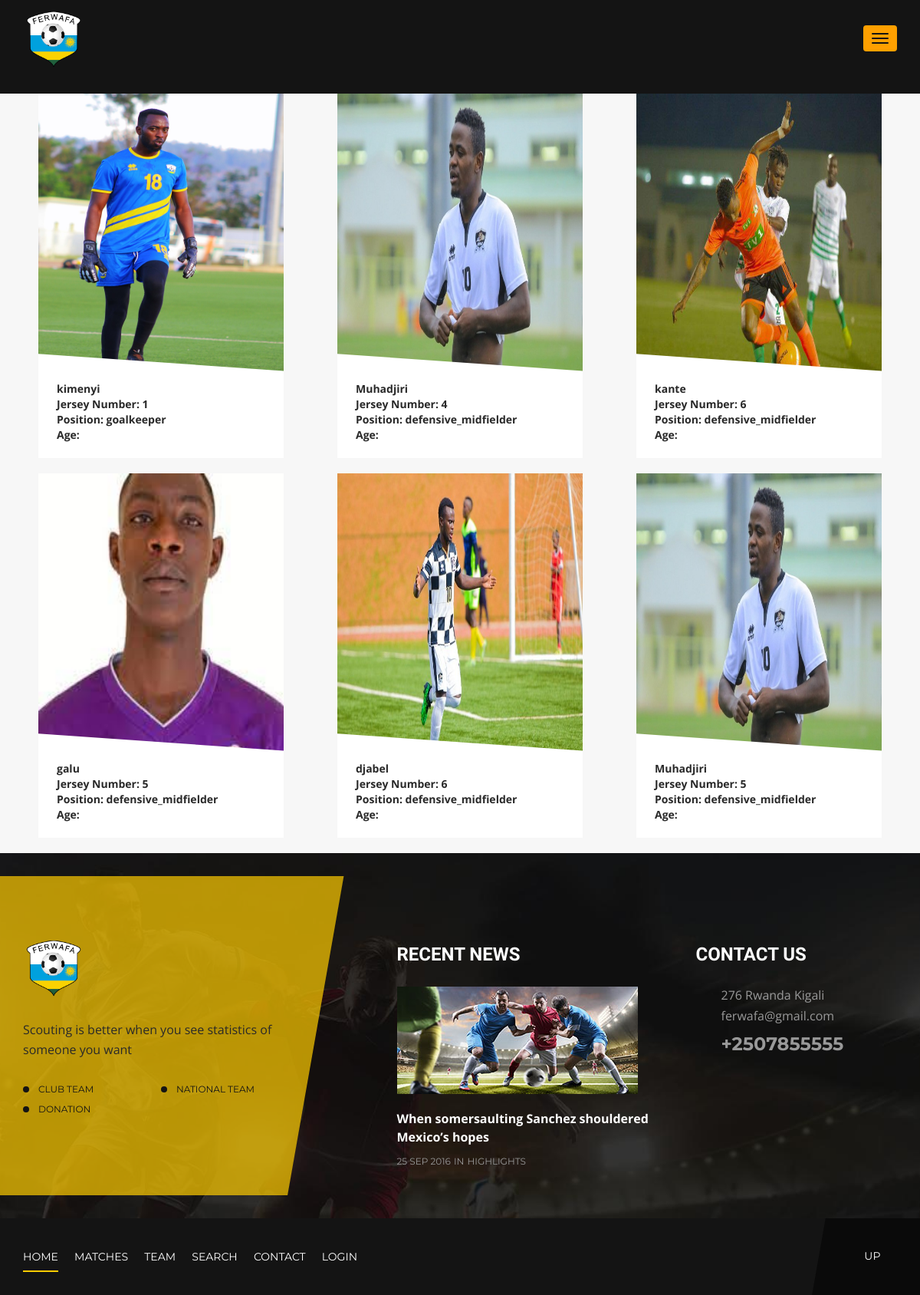
The app's page /club_team/2/home_team_player/ with its own data.
### team/models.py (models this page shows, shortened)
class Player(models.Model):
    position = [
        ('striker', 'striker'),
        ('goalkeeper', 'goalkeeper'),
        ('left_winger', 'left_winger'),
        ('right_winger', 'right_winger'),
        ('fullback', 'fullback'),
        ('left-fullback', 'left-fullback'),
        ('right-fullback', 'right-fullback'),
        ('wingback', 'wingback'),
        ('left-wingback', 'left-wingback'),
        ('right-wingback', 'right-wingback'),
        ('centre_back', 'centre_back'),
        ('attacking_midfielder', 'attacking_midfielder'),
        ('defensive_midfielder', 'defensive_midfielder'),
        ('centre_midfielder', 'centre_midfielder'),
    ]
    player_name = models.CharField(max_length=100)
    player_number = models.PositiveIntegerField()
    player_position = models.CharField(max_length=200, choices=position)
    player_image = models.ImageField(upload_to='images/')
    class Meta:
        verbose_name_plural = "Player"
        ordering = ['-id']

### home_view/views.py (the view)
# urls.py: path('club_team/<int:id>/home_team_player/', home_team_player, name='home_team_player'),
def home_team_player(request, id):
    team_detail = get_object_or_404(Team, id=id)
    player_team = team_detail.player.all()
    context = {
        'player': player_team,
        'team': team_detail
    }
    return render(request, 'home_view/home_team_player.html', context)

### home_view/templates/home_view/home_team_player.html (shortened to what this page needs)
{% extends 'home/base.html' %}
{% block content %}
<div class="main-store-list mt-4 mb-4">
    <div class="container mt-4 mb-4">
        <div class="tab-content">
            <div id="new" class="tab-pane fade in active">
                <div class="row ">
                    {% for player in player %}
                    <div class="col-md-4 col-sm-6 mt-4 mb-4">
                        <div class="store-list-item">
                            <div>
                                <a href="">
                                    <img src="{{ player.player_image.url }}" alt="product-image"  height="400">
                                </a>
                                <div class="info">
                                    <span class="name">{{ player.player_name }}</span>
                                    <span class="name">Jersey Number: {{ player.player_number }}</span>
                                    <span class="name">Position: {{ player.player_position }}</span>
                                    <span class="name">Age: {{ data.age }}</span>
                                </div>
                            </div>
                        </div>
                    </div>
                    {% endfor %}
                </div>
            </div>
        </div>
    </div>
</div>
{% endblock %}

### static/dev-assets/preloader-default.css (style rules this page uses)
html, body { margin:0; padding:0; width:100%; }
div { margin:0; padding:0; }
* { box-sizing: border-box; }

### records on screen
Player: player_image (picture), player_name "kimenyi", player_number "1", player_position "goalkeeper"
Player: player_image (picture), player_name "Muhadjiri", player_number "4", player_position "defensive_midfielder"
Player: player_image (picture), player_name "kante", player_number "6", player_position "defensive_midfielder"
Player: player_image (picture), player_name "galu", player_number "5", player_position "defensive_midfielder"
Player: player_image (picture), player_name "djabel", player_number "6", player_position "defensive_midfielder"
Player: player_image (picture), player_name "Muhadjiri", player_number "5", player_position "defensive_midfielder"
